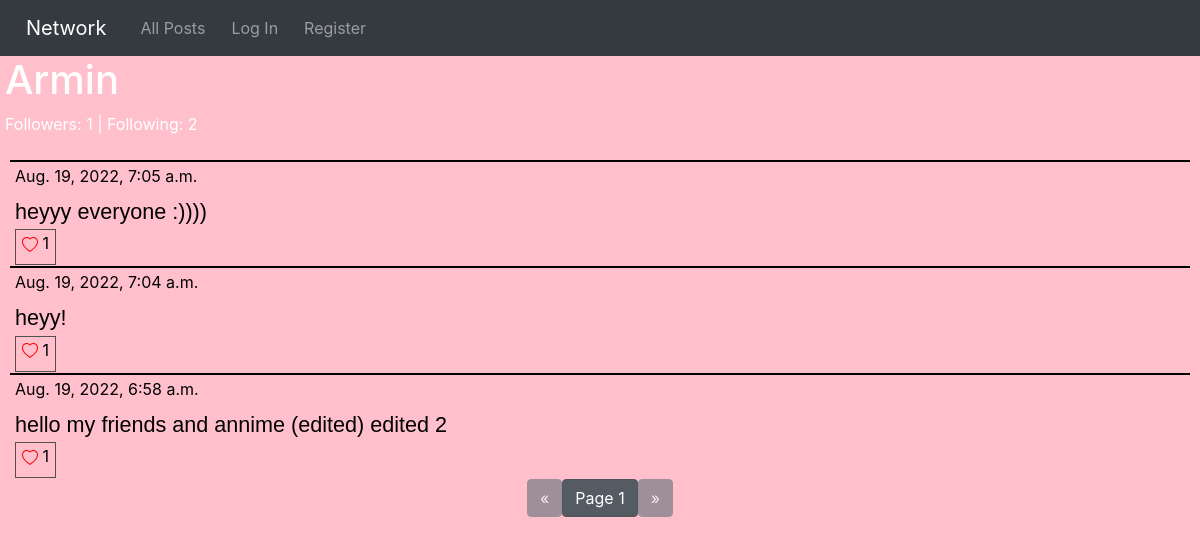
Page /user/7/page/1 on the committed database.
### network/models.py (models this page shows, shortened)
class User(AbstractUser):
    pass

class Posts(models.Model):
    content = models.TextField(blank=False)
    user = models.ForeignKey(User, on_delete=models.CASCADE, related_name="user_posts")
    like = models.IntegerField(default=0)
    time = models.DateTimeField(auto_now_add=True)

### network/views.py (the view, shortened to what this page needs)
# urls.py: path("user/<int:user_id>/page/<int:page_no>", views.view_user, name="user-posts"),
@csrf_exempt
def view_user(request, user_id, page_no):
    usr_ = User.objects.get(pk=user_id)
    posts = usr_.user_posts.all().order_by("-time")
    posts = Paginator(posts, 10).page(page_no)
    liked_posts = liked_list(posts, request.user)
    followers = usr_.follows.first().followers.all()
    f = "Follow"
    if request.user in followers:
        f = "Unfollow"
    followings = usr_.follows.first().followed_users.all()
    return render(request, "network/user.html", {
        "posts": posts,
        "liked_posts": liked_posts,
        "usr": usr_,
        "followers": len(followers),
        "followings": len(followings),
        "btnText": f
    })

### network/views.py (called while the page is built)
def liked_list(posts, user):
    liked_posts = []
    for post in posts:
        for p in post.liked_usr.all():
            for usr in p.liked_users.all():
                if usr == user:
                    liked_posts.append(post.id)
    return liked_posts

### network/templates/network/user.html (shortened to what this page needs)
{% extends "network/layout.html" %}
{% load static %}
{% block body %}
<label id="user-head">
    <h1>{{ usr }}
    </h1>
    <p id="follow-data">Followers: {{ followers }} | Following: {{ followings }}</p>
</label>
<div id="all_posts">
    <div id="posts">
        {% for post in posts %}
        <div class="post-item">
            <label class="post-content">
                <label class="time-data">{{ post.time }}</label>
                <br />
                <p class="post-text">{{ post.content }}</p>
                {% if user.is_authenticated %}
                {% if post.id in liked_posts %}
                <div id="like-btn-{{ post.id }}">
                    <button class="like-btn" onclick="like_post('{{ post.id }}');">
                        <svg xmlns="http://www.w3.org/2000/svg" width="16" height="16" fill="red"
                            class="bi bi-heart-fill" viewBox="0 0 16 16">
                            <path fill-rule="evenodd"
                                d="M8 1.314C12.438-3.248 23.534 4.735 8 15-7.534 4.736 3.562-3.248 8 1.314z" />
                        </svg>
                        <label class="bi-heart" id="like-no-{{ post.id }}">{{ post.like }}</label>
                    </button>
                </div>
                {% else %}
                <div id="like-btn-{{ post.id }}">
                    <button class="like-btn" onclick="like_post('{{ post.id }}');">
                        <svg xmlns="http://www.w3.org/2000/svg" width="16" height="16" fill="red" class="bi bi-heart"
                            viewBox="0 0 16 16">
                            <path
                                d="m8 2.748-.717-.737C5.6.281 2.514.878 1.4 3.053c-.523 1.023-.641 2.5.314 4.385.92 1.815 2.834 3.989 6.286 6.357 3.452-2.368 5.365-4.542 6.286-6.357.955-1.886.838-3.362.314-4.385C13.486.878 10.4.28 8.717 2.01L8 2.748zM8 15C-7.333 4.868 3.279-3.04 7.824 1.143c.06.055.119.112.176.171a3.12 3.12 0 0 1 .176-.17C12.72-3.042 23.333 4.867 8 15z" />
                        </svg>
                        <label class="bi-heart" id="like-no-{{ post.id }}">{{ post.like }}</label>
                    </button>
                </div>
                {% endif %}
                {% else %}
                <div id="like-btn-{{ post.id }}">
                    <button class="like-btn" onclick="alert('You must me signed in to like posts');">
                        <label class="bi-heart" id="like-no-{{ post.id }}">{{ post.like }}</label>
                    </button>
                </div>
                {% endif %}
            </label>
        </div>
        {% endfor %}
    </div>
</div>
<nav aria-label="Page navigation">
    <ul class="pagination justify-content-center">
        {% if posts.has_previous %}
        <li>
            <a href="{% url 'user-posts' usr.id posts.previous_page_number %}">
                <button class="btn btn-secondary"> &laquo; </button>
            </a>
        </li>
        {% else %}
        <li>
            <button class="btn btn-secondary" disabled> &laquo; </button>
        </li>
        {% endif %}
        <li>
            <a href="#">
                <button class="btn btn-secondary active">Page {{ posts.number }}</button>
            </a>
        </li>
        {% if posts.has_next %}
        <li>
            <a href="{% url 'user-posts' usr.id posts.next_page_number %}">
                <button class="btn btn-secondary"> &raquo; </button>
            </a>
        </li>
        {% else %}
        <li>
            <button class="btn btn-secondary" disabled> &raquo; </button>
        </li>
        {% endif %}
    </ul>
</nav>
{% endblock %}

### network/static/network/styles.css (style rules this page uses)
body { background-color: pink; color: black; }
#posts { margin-left: 10px; margin-right: 10px; }
.post-item { border-top: 2px solid black; font-size: large; }
.post-content { color: black; margin-left: 5px; margin-bottom: 1px; }
.time-data { color: black; font-size: medium; margin-top: 1px; }
.like-btn { background-color: transparent; border: 1px solid #505050; font-size: medium; }
.post-text { font-family: 'Lucida Sans', 'Lucida Sans Regular', 'Lucida Grande', 'Lucida Sans Unicode', Geneva, Verdana, sans-serif; font-size: larger; margin-bottom: 1px; }
#user-head { text-transform: capitalize; margin-left: 5px; color: white; }
#follow-data { font-size: medium; }

### rows in the picture
User: username "Armin"
Posts: time "Aug. 19, 2022, 7:05 a.m.", content "heyyy everyone :))))", like "1"
Posts: time "Aug. 19, 2022, 7:04 a.m.", content "heyy!", like "1"
Posts: time "Aug. 19, 2022, 6:58 a.m.", content "hello my friends and annime (edited) edited 2", like "1"

### other values in the picture
{{ followers }} "1"
{{ followings }} "2"
{{ posts.number }} "1"
